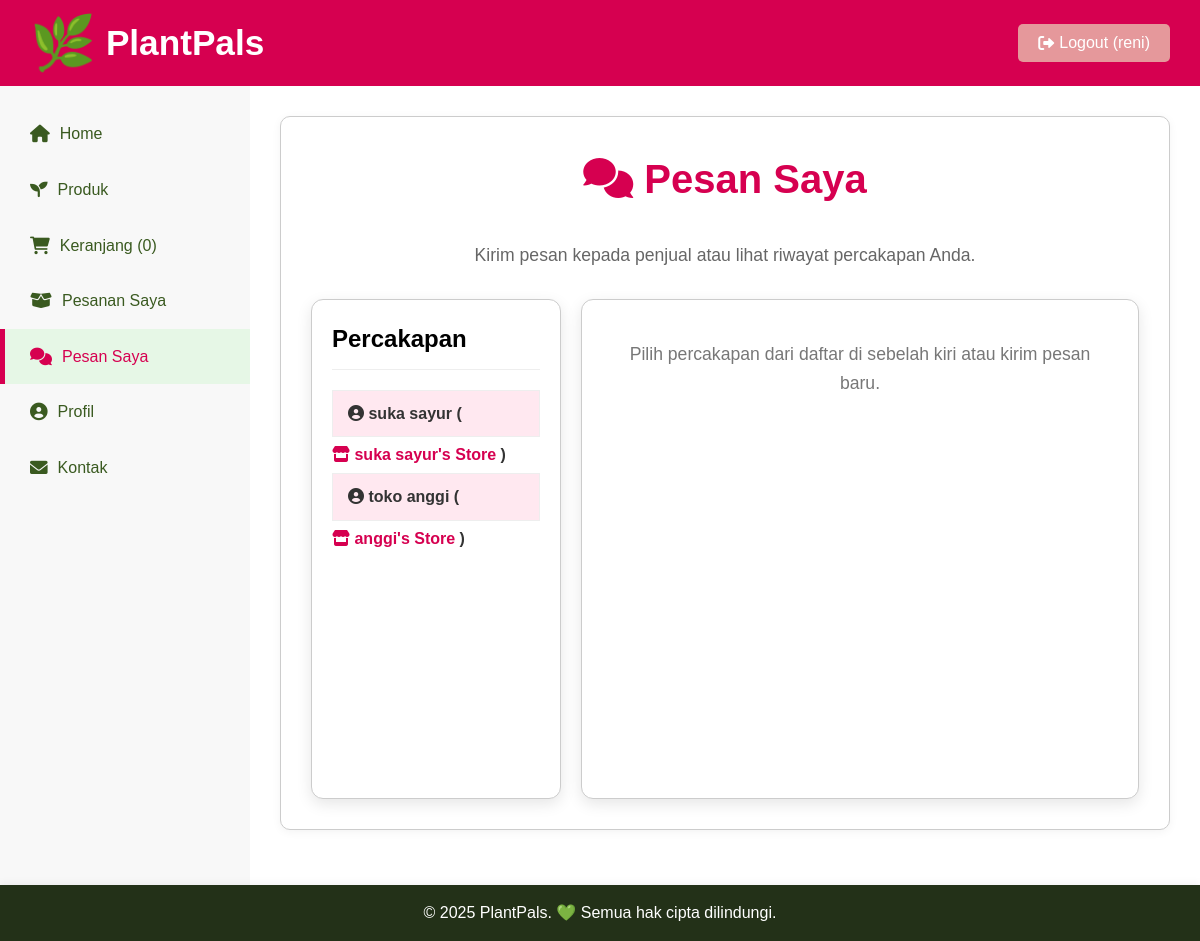
Page /dashboard.php?page=chat (signed in) on the earlier database version.
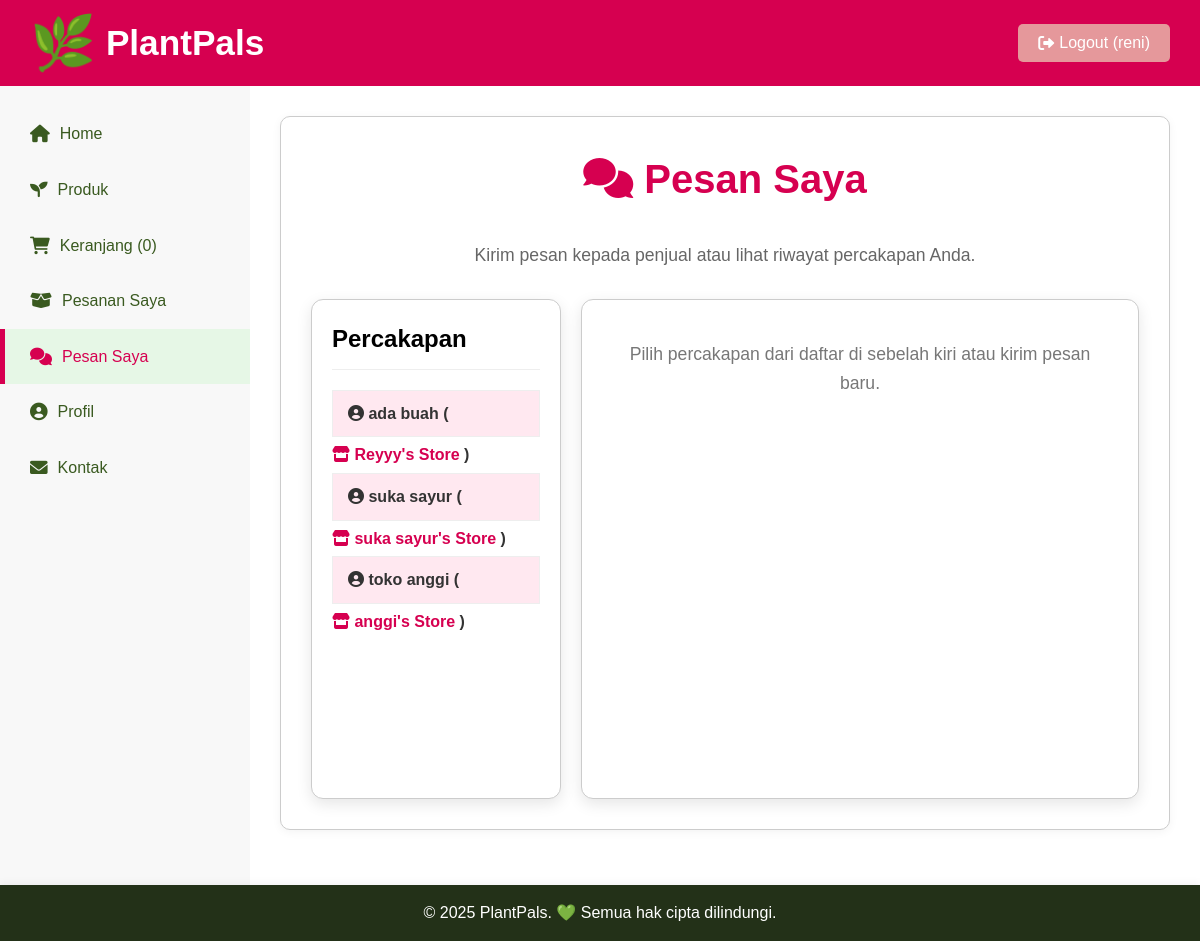
Same page on the later database version.
### tables this page shows
CREATE TABLE `stores` (
  `id` int(11) NOT NULL,
  `store_id_string` varchar(50) NOT NULL,
  `name` varchar(255) NOT NULL,
  `address` text NOT NULL,
  `phone_number` varchar(20) DEFAULT NULL,
  `email` varchar(100) DEFAULT NULL,
  `seller_user_id` int(11) NOT NULL,
  `created_at` timestamp NOT NULL DEFAULT current_timestamp(),
  `updated_at` timestamp NOT NULL DEFAULT current_timestamp() ON UPDATE current_timestamp(),
  `followers_count` int(11) DEFAULT 0
);

CREATE TABLE `users` (
  `id` int(11) NOT NULL,
  `username` varchar(50) NOT NULL,
  `password` varchar(255) NOT NULL,
  `email` varchar(100) DEFAULT NULL,
  `full_name` varchar(100) DEFAULT NULL,
  `phone_number` varchar(20) DEFAULT NULL,
  `address` text DEFAULT NULL,
  `role` enum('buyer','seller','admin') NOT NULL DEFAULT 'buyer',
  `created_at` timestamp NOT NULL DEFAULT current_timestamp()
);

### dashboard.php (the view, shortened to what the changed rows need)
<?php
$user_id = $_SESSION['id'];
$page = isset($_GET['page']) ? $_GET['page'] : 'home';
include 'data.php';
require_once 'config.php';
$stores_by_seller_id = [];
$sql_stores = "SELECT s.id, s.store_id_string, s.name, s.address, s.phone_number, s.email, s.seller_user_id, s.followers_count FROM stores s JOIN users u ON s.seller_user_id = u.id WHERE u.role = 'seller' ORDER BY s.name ASC";
$result_stores = mysqli_query($conn, $sql_stores);
if ($result_stores) {
    while ($row_store = mysqli_fetch_assoc($result_stores)) {
        $seller_id_for_store = $row_store['seller_user_id'];
        if (!isset($stores_by_seller_id[$seller_id_for_store])) {
            $stores_by_seller_id[$seller_id_for_store] = [];
        }
        $stores_by_seller_id[$seller_id_for_store][] = $row_store;
    }
}
$flowers_from_db = [];
$sql_products_all = "SELECT p.id, p.name, p.img, p.scientific_name, p.family, p.description, p.habitat, p.care_instructions, p.unique_fact, p.price, p.stock, p.seller_id, c.name as category_name
                 FROM products p
                 LEFT JOIN users u ON p.seller_id = u.id
                 LEFT JOIN categories c ON p.category_id = c.id
                 WHERE p.seller_id IS NOT NULL AND u.role = 'seller' AND p.stock > 0
                 ORDER BY p.name ASC";
$result_products_all = mysqli_query($conn, $sql_products_all);
if ($result_products_all) {
    while ($row = mysqli_fetch_assoc($result_products_all)) {
        $flowers_from_db[] = $row;
    }
}
$flowers_to_display = [];
if (empty($flowers_from_db)) {
    foreach ($all_initial_products as $p_fallback) {
        $p_fallback['category_name'] = 'Lain-lain';
        if (isset($p_fallback['category_id'])) {
            $found_category_name = null;
            $stmt_get_cat_name = mysqli_prepare($conn, "SELECT name FROM categories WHERE id = ?");
            if ($stmt_get_cat_name) {
                mysqli_stmt_bind_param($stmt_get_cat_name, "i", $p_fallback['category_id']);
                mysqli_stmt_execute($stmt_get_cat_name);
                mysqli_stmt_bind_result($stmt_get_cat_name, $cat_name);
                if (mysqli_stmt_fetch($stmt_get_cat_name)) {
                    $found_category_name = $cat_name;
                }
                mysqli_stmt_close($stmt_get_cat_name);
            }
            if ($found_category_name) {
                $p_fallback['category_name'] = $found_category_name;
            }
        }
        $flowers_to_display[] = $p_fallback;
    }
} else {
    $flowers_to_display = $flowers_from_db;
}
$all_categories = [];
$sql_all_categories = "SELECT name FROM categories ORDER BY name ASC";
$result_all_categories = mysqli_query($conn, $sql_all_categories);
if ($result_all_categories) {
    while ($row_cat = mysqli_fetch_assoc($result_all_categories)) {
        $all_categories[] = $row_cat['name'];
    }
}
?>
<!DOCTYPE html>
<html lang="id">
<head>
    <link rel="stylesheet" href="/PlantPals/css/main_styles.css">
    <link rel="stylesheet" href="/PlantPals/css/dashboard_styles.css">
    <link rel="stylesheet" href="https://cdnjs.cloudflare.com/ajax/libs/font-awesome/6.0.0-beta3/css/all.min.css">
</head>
<body>
    <header>
        <h1><span class="emoji">🌿</span> PlantPals</h1>
    </header>
    <div class="container">
        <main class="content">
            <?php
            if ($page == 'home') {
                ?>
                <h2>Selamat Datang di PlantPals!</h2>
                <form class="search-bar" action="dashboard.php" method="get">
                    <input type="hidden" name="page" value="home" />
                    <input type="text" id="searchInput" name="q" placeholder="Cari tanaman, alat, atau pupuk..." value="<?php echo isset($_GET['q']) ? htmlspecialchars($_GET['q']) : ''; ?>" />
                    <button type="submit">
                        <i class="fas fa-search"></i>
                    </button>
                </form>
                <div class="category-filter-bar">
                    <button class="filter-btn active" data-category="all"><i class="fas fa-layer-group"></i> Semua</button>
                    <?php foreach ($all_categories as $cat): ?>
                        <button class="filter-btn" data-category="<?php echo htmlspecialchars($cat); ?>"><i class="fas fa-tag"></i> <?php echo htmlspecialchars($cat); ?></button>
                    <?php endforeach; ?>
                </div>
                <div id="flowerGrid" class="grid">
                <?php
                $filtered_flowers_for_display = [];
                $keyword = isset($_GET['q']) ? strtolower(trim($_GET['q'])) : '';
                if (!empty($keyword)) {
                    foreach ($flowers_to_display as $flower) {
                        if (
                            stripos($flower['name'], $keyword) !== false ||
                            stripos($flower['description'] ?? '', $keyword) !== false ||
                            stripos($flower['scientific_name'] ?? $flower['scientific'] ?? '', $keyword) !== false ||
                            stripos($flower['family'] ?? '', $keyword) !== false ||
                            stripos($flower['category_name'] ?? '', $keyword) !== false
                        ) {
                            $filtered_flowers_for_display[] = $flower;
                        }
                    }
                } else {
                    $filtered_flowers_for_display = $flowers_to_display;
                }
                if (empty($filtered_flowers_for_display)) {
                    echo "<p class='no-results'>Tidak ada hasil untuk pencarian Anda.</p>";
                } else {
                    foreach ($filtered_flowers_for_display as $flower):
                        $selling_store_home = null;
                        if (isset($flower['seller_id'])) {
                            if (!isset($stores_by_seller_id[$flower['seller_id']])) {
                                $sql_temp_store = "SELECT s.id, s.store_id_string, s.name, s.address, s.phone_number, s.email, s.seller_user_id, s.followers_count FROM stores s WHERE s.seller_user_id = ? LIMIT 1";
                                if ($stmt_temp_store = mysqli_prepare($conn, $sql_temp_store)) {
                                    mysqli_stmt_bind_param($stmt_temp_store, "i", $flower['seller_id']);
                                    mysqli_stmt_execute($stmt_temp_store);
                                    $result_temp_store = mysqli_stmt_get_result($stmt_temp_store);
                                    if ($temp_store_data = mysqli_fetch_assoc($result_temp_store)) {
                                        $stores_by_seller_id[$flower['seller_id']][] = $temp_store_data;
                                    }
                                    mysqli_stmt_close($stmt_temp_store);
                                }
                            }
                            if (isset($stores_by_seller_id[$flower['seller_id']])) {
                                $selling_store_home = $stores_by_seller_id[$flower['seller_id']][0] ?? null;
                            }
                        }
                        $store_name_display_home = $selling_store_home['name'] ?? 'Toko Tidak Dikenal';
                        $store_link_home = $selling_store_home['store_id_string'] ? "store_profile_buyer.php?store_id_string=" . urlencode($selling_store_home['store_id_string']) : "#";
                        ?>
                        <div class="card" data-category="<?php echo htmlspecialchars($flower['category_name'] ?? ($flower['family'] ?? 'Lain-lain')); ?>">
                            <img src="<?php echo htmlspecialchars($flower['img']); ?>" alt="<?php echo htmlspecialchars($flower['name']); ?>" />
                            <div class="card-content">
                                <h3><?php echo htmlspecialchars($flower['name']); ?></h3>
                                <p class="category-display"><i class="fas fa-tag"></i> <?php echo htmlspecialchars($flower['category_name'] ?? ($flower['family'] ?? 'Lain-lain')); ?></p>
                                <p><strong>Nama Ilmiah:</strong> <?php echo htmlspecialchars($flower['scientific_name'] ?? $flower['scientific'] ?? 'N/A'); ?></p>
                                <p><strong>Familia:</strong> <?php echo htmlspecialchars($flower['family'] ?? 'N/A'); ?></p>
                                <p><?php echo htmlspecialchars(substr($flower['description'] ?? '', 0, 80)); ?>...</p>
                                <p class="price">Rp <?php echo number_format($flower['price'], 0, ',', '.'); ?></p>
                                <div class="store-info-display">
                                    <span class="label"><i class="fas fa-store"></i> Dijual oleh:</span>
                                    <?php if ($selling_store_home && !empty($store_link_home) && $store_link_home !== "#"): ?>
                                        <a href="<?php echo $store_link_home; ?>" class="store-name-link">
                                            <?php echo htmlspecialchars($store_name_display_home); ?>
                                        </a>
                                    <?php else: ?>
                                        <span class="store-name-link"><?php echo htmlspecialchars($store_name_display_home); ?></span>
                                    <?php endif; ?>
                                </div>
                            </div>
                            <div class="card-buttons-container">
                                <a href="detail_flower.php?name=<?php echo urlencode(strtolower(str_replace(' ', '_', $flower['name']))); ?>" class="see-more-btn"><i class="fas fa-info-circle"></i> Detail</a>
                                <?php if ($flower['seller_id'] && $flower['seller_id'] != $user_id && $selling_store_home):  ?>
                                <a href="/PlantPals/dashboard.php?page=chat&seller_id=<?php echo htmlspecialchars($flower['seller_id']); ?>&store_id=<?php echo htmlspecialchars($selling_store_home['id'] ?? ''); ?>&subject=Pertanyaan Produk: <?php echo urlencode($flower['name']); ?>" class="chat-product-btn">
                                    <i class="fas fa-comment-dots"></i> Chat
                                </a>
                                <?php endif; ?>
                                <form action="dashboard.php" method="post" style="margin:0;">
                                    <input type="hidden" name="action" value="add_to_cart">
                                    <input type="hidden" name="product_id" value="<?php echo htmlspecialchars($flower['id']); ?>">
                                    <button type="submit" class="buy-button"><i class="fas fa-cart-plus"></i> Add</button>
                                </form>
                            </div>
                        </div>
                        <?php
                    endforeach;
                }
                ?>
                </div>
                <div id="noFilteredProductsHome" class="no-filtered-products">
                    <i class="fas fa-filter"></i>
                    <p>Tidak ada produk ditemukan dalam kategori yang dipilih.</p>
                </div>
                <?php
            } elseif ($page == 'chat') {
                $target_seller_id = isset($_GET['seller_id']) ? intval($_GET['seller_id']) : 0;
                $conversation_sellers = [];
                $sql_conversation_sellers = "SELECT DISTINCT u.id, u.username, s.id as store_db_id, s.name as store_name, s.store_id_string
                                            FROM messages m
                                            JOIN users u ON (m.sender_id = u.id AND m.receiver_id = ?) OR (m.receiver_id = u.id AND m.sender_id = ?)
                                            LEFT JOIN stores s ON u.id = s.seller_user_id
                                            WHERE u.role = 'seller'
                                            ORDER BY m.sent_at DESC";
                if ($stmt_conv_sellers = mysqli_prepare($conn, $sql_conversation_sellers)) {
                    mysqli_stmt_bind_param($stmt_conv_sellers, "ii", $user_id, $user_id);
                    mysqli_stmt_execute($stmt_conv_sellers);
                    $result_conv_sellers = mysqli_stmt_get_result($stmt_conv_sellers);
                    $seen_seller_ids = [];
                    while ($row_conv_seller = mysqli_fetch_assoc($result_conv_sellers)) {
                        if (!in_array($row_conv_seller['id'], $seen_seller_ids)) {
                            $conversation_sellers[] = $row_conv_seller;
                            $seen_seller_ids[] = $row_conv_seller['id'];
                        }
                    }
                }
            ?>
                <div class="page-content-panel">
                    <h2><i class="fas fa-comments"></i> Pesan Saya</h2>
                    <div class="messages-page-layout">
                        <div class="conversation-list-panel card-panel">
                            <?php if (empty($conversation_sellers)): ?>
                                <p class="no-messages">Belum ada percakapan dengan penjual.</p>
                            <?php else: ?>
                                <ul style="list-style: none; padding: 0;">
                                    <?php foreach ($conversation_sellers as $seller_conv):
                                        $conv_store_profile_url = !empty($seller_conv['store_id_string']) ? 'store_profile_buyer.php?store_id_string=' . urlencode($seller_conv['store_id_string']) : '#';
                                    ?>
                                        <li style="margin-bottom: 5px;">
                                            <a href="dashboard.php?page=chat&seller_id=<?php echo htmlspecialchars($seller_conv['id']); ?>&store_id=<?php echo htmlspecialchars($seller_conv['store_db_id'] ?? 0); ?>"
                                               class="conversation-item <?php echo ($seller_conv['id'] == $target_seller_id) ? 'active' : ''; ?>">
                                                <strong><i class="fas fa-user-circle"></i> <?php echo htmlspecialchars($seller_conv['username']); ?> (
                                                    <?php if ($conv_store_profile_url != '#'): ?>
                                                        <a href="<?php echo $conv_store_profile_url; ?>" class="chat-store-link" onclick="event.stopPropagation();">
                                                            <i class="fas fa-store"></i> <?php echo htmlspecialchars($seller_conv['store_name']); ?>
                                                        </a>
                                                    <?php else: ?>
                                                        <span class="chat-store-name-plain"><i class="fas fa-store"></i> <?php echo htmlspecialchars($seller_conv['store_name']); ?></span>
                                                    <?php endif; ?>
                                                )</strong>
                                            </a>
                                        </li>
                                    <?php endforeach; ?>
                                </ul>
                            <?php endif; ?>
                        </div>
                    </div>
                </div>
                <?php
            }
            ?>
        </main>
    </div>
</body>
</html>

Differences in the rows shown:
now on this page (row edited): stores: seller_user.username "ada buah", name "Reyyy's Store"
